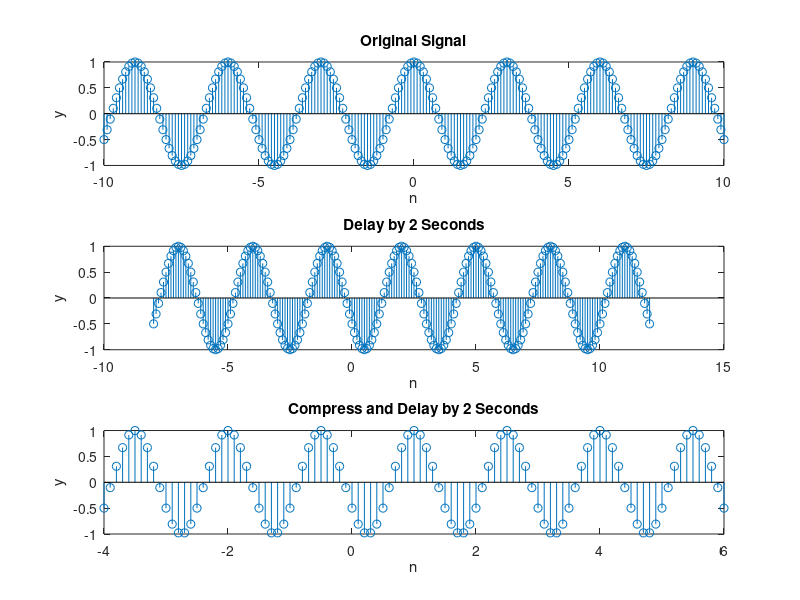

This chart was generated by the following MATLAB code:
clc;
clear;
w = 1;



subplot(3,1,1);
n=-10:0.1:10;
y=cos(2*pi*w*n/3);
stem(n,y);
xlabel('n');
ylabel('y');
title('Original Signal');

subplot(3,1,2);
n=-8:0.1:12;
y=cos(2*pi*w*(n-2)/3);
stem(n,y);
xlabel('n');
ylabel('y');
title('Delay by 2 Seconds');

subplot(3,1,3);
n=-4:0.1:6;
y=cos(2*pi*w*(2*n-2)/3);
stem(n,y);
xlabel('n');
ylabel('y');
title('Compress and Delay by 2 Seconds');
